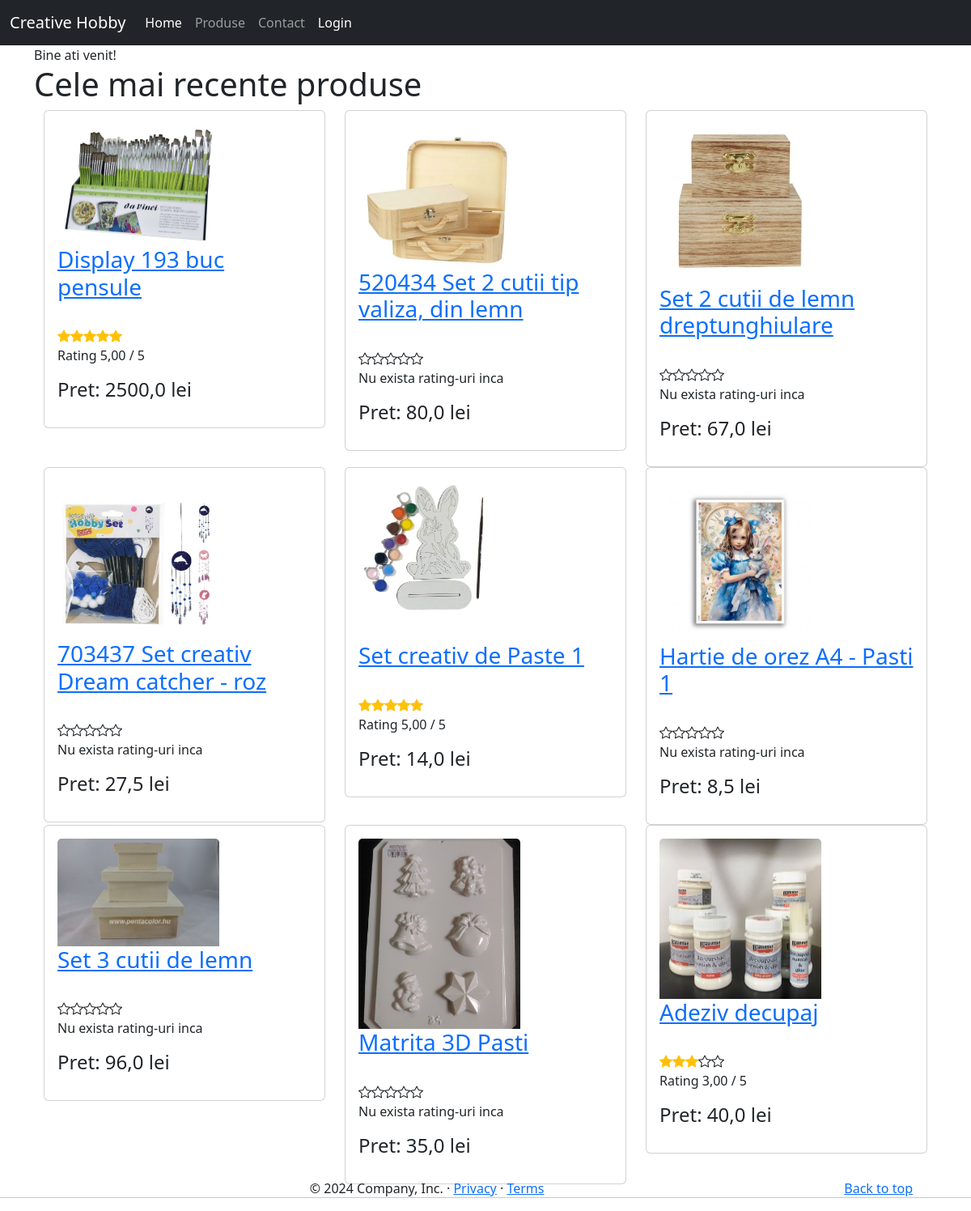
Before: / with the older database file.
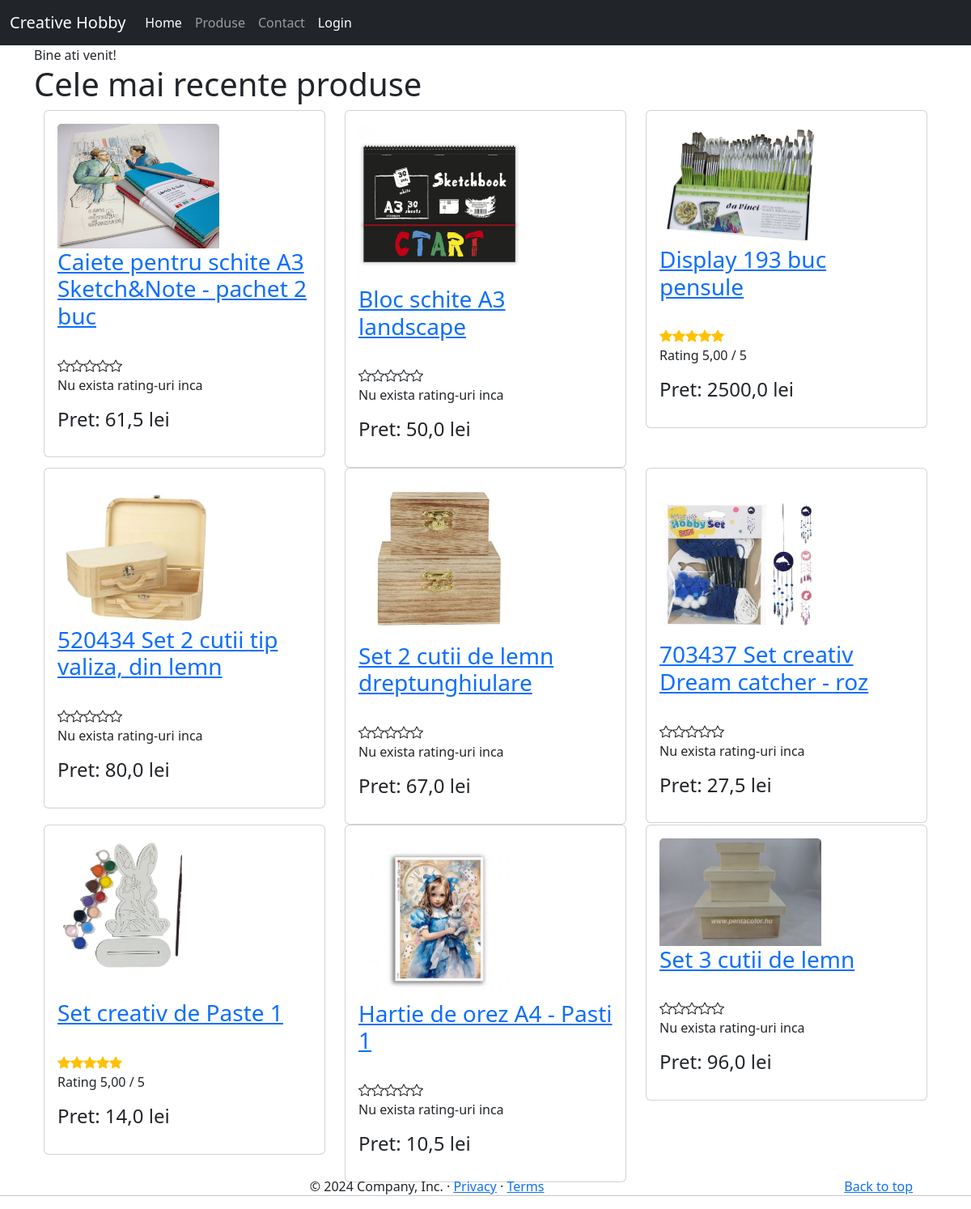
After: the same page with the newer database file.
### app/models.py (models this page shows, shortened)
class Produs(models.Model):
    producator = models.ForeignKey(Producator, null=True, blank = True, on_delete=models.CASCADE)
    titlu = models.CharField(max_length=50) #unique=True - daca vrem sa nu avem dubluri la nume
    pret = models.FloatField(db_index = True)
    stoc = models.IntegerField(default=0)
    descriere = models.CharField(max_length=1024, null=True, blank=True, help_text="Introduceti o descriere" )
    imagine = models.FileField(null=True, blank=True)
    created = models.DateTimeField(auto_now_add=True)
    updated = models.DateTimeField(auto_now=True)
    def __str__(self):
        return f"{self.titlu}"
    @property
    def rating(self):
        rating = 0
        recenzii = self.recenzie_set.all()
        for recenzie in recenzii:
            rating += recenzie.rating
        try:
            return rating // len(recenzii)
        except ZeroDivisionError:
            return 0

class Recenzie(models.Model):
    produs = models.ForeignKey(Produs, on_delete=models.CASCADE)
    rating = models.IntegerField(default=1)
    titlu = models.CharField(max_length=20)
    descriere = models.CharField(max_length=100)

### app/views.py (the view)
# urls.py: path("", views.salut, name="home"),
def salut(request):
    produse = Produs.objects.all().select_related("producator").prefetch_related("recenzie_set").order_by("-created")[:9]
    return render(request, "index.html", {"produse": produse})
    return HttpResponse("Salut")

### app/templatetags/my_filters.py (called while the page is built)
@register.filter(name="starrating")
def starrating(value):
    return_value = ""
    for i in range(5):
        classes = " bi "
        if value > i:
            if value < i+1:
                classes += " bi-star-half "
            else:
                classes += " bi-star-fill "
            classes += " text-warning "
        else:
            classes += "bi-star"
        return_value += f'<i class="{classes}"></i>'
    return mark_safe(return_value)

### app/templates/index.html
{% extends "base.html" %}
{% block body %}
Bine ati venit!
<h1>Cele mai recente produse</h1>
{% include "lista_produse.html" %}
{% endblock body %}

### app/templates/lista_produse.html (shortened to what this page needs)
{% load my_filters %}
<div class="container">
    <div class="row">
      {% for produs in produse %}
        <div class="col-md-4">
          <div class="card">
            <div class="card-body">
              <h3 class="card-title">
                <img style='width:200px; height:auto; ' src="{%if produs.imagine %}{{ produs.imagine.url }}{% endif %}" class="card-img-top"></br>
                <a href="{% url 'pagina-produs' produs.id %}" target="_blank">{{ produs }} </a>
            </h3>
            <br>
            {{ produs.rating|starrating }}
            {% if produs.rating > 0 %}
            <p class="card-text">Rating {{ produs.rating|floatformat:2 }} / 5</p>
            {% else %}
            <p class="card-text">Nu exista rating-uri inca</p>
            {% endif %}
            <p class="card-text"> <h4> Pret: {{ produs.pret }} lei</h4> </p>
          </div>
        </div>
      </div>
      {% if forloop.counter|divisibleby:3 %}
      </div>
      <div class="row">
      {% endif %}
    {% endfor %}
  </div>
</div>

Changed rows visible on the page:
no longer on this page (row unchanged): Produs: imagine (picture), titlu "Matrita 3D Pasti", shows "Nu exista rating-uri inca", pret "35,0"
no longer on this page (row unchanged): Produs: imagine (picture), titlu "Adeziv decupaj", rating "3,00", pret "40,0"
added Produs: imagine (picture), titlu "Caiete pentru schite A3 Sketch&Note - pachet 2 buc", shows "Nu exista rating-uri inca", pret "61,5"
added Produs: imagine (picture), titlu "Bloc schite A3 landscape", shows "Nu exista rating-uri inca", pret "50,0"
changed Produs "Hartie de orez A4 - Pasti 1": pret "8,5" → "10,5"
